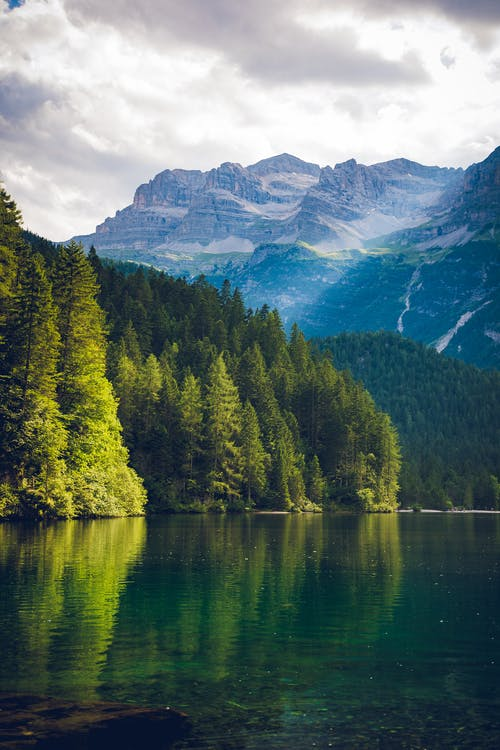
#> input picture image.jpeg, 500 x 750 px
$ python Image_Editor_main.py
#> lines starting #> are read from the running program, lines starting #| are printed output that depends on the picture
### crop.py
#cropping the image

def crop():
     #importing PIL libaray for open and drawing image
    from PIL import Image,Image

    #importing numpy to get array that can manipulate to get results
    import numpy as np

    #importing os for error handling later in the program
    import os

    #taking path of image with format from user
    #image must be in directory
    path = input("\nWrite your image tittle with format :")

    #using os library to check if the file exist
    #it will remain in the loop unless the condition become true which happen when file succesfully open
    while os.path.exists(path) == False:

        #printing a statement to let the user know
            print("File not Found, (e.g  = image.jpg)")

        #taking input again unless he gave valid image path
            path = input("\nWrite your image tittle with format :")

    #opening the image using Image.open from the library PIL
    img = Image.open(path)

    #opening the image in array
    img_data = np.array(img)

    #Taking height and width from array
    height = img_data.shape[0]
    width = img_data.shape[1]

    #telling user the height of users image
    print("\nThe actual height of the image is",height,"and actual width of the image is", width)

    #giving 4 options to user to crop the image
    print("\nSelect from the options below from where you want to crop the image")
    print("\n1.From left and bottom\n2.From right and top\n3.from top and bottom\n4.from left and right")

    #handling error in users choice
    while True:
        #taking the input of choice
        choice=input("Enter your choice: ")

        #checking that the user has choose the options above or not
        if choice == "1" or choice=="2" or choice=="3" or choice=="4" :
            break        #breaking the loop if choice is correct

        else:
            #if user input other than the choices then asking again
            print(" please choose 1 or 2 try again")
            continue       #countinuing the loop until user input the right


    #error handling in input of height and width if choice is one or two
    if choice == "1" or choice == "2":

        while True:

            try:
                #taking input heigth and width from user to crop the image
                new_h = int(input("Enter the height of the image: "))
                new_w = int(input("Enter the width of the image: "))

                #handling error if user input height greater than the actual height
                if new_h>height:
                    #telling user that he is exceeding the actual height
                    print("You are exceeding the actual height try again")

                    while True:

                        #taking input again if height is greater
                        new_h = int(input("Enter the height of the image: "))

                        # if again height is greater asking again
                        if new_h > height:
                            continue

                        #breaking the loop if input height is correct
                        else:
                            break

                #handling error if user input width greater than the actual width
                if new_w > width:

                    #if input width is greater telling user to try again
                    print("\nYou are exceeding the actual width try again")

                    #asking for width
                    while True:
                        new_w = int(input("\nEnter the width of the image: "))

                        #asking again if width is greater
                        if new_w > width:
                            continue

                        #breaking loop if width is correct
                        else:
                            break
                    break

                #breaking the loop if heigth and width are correct
                else:
                    break

            #handling error if user input value other than digit
            except ValueError:
                #asking user to try agin
                print("Invalid input please enter only digits")
                continue

    #cropping the image
    if choice == "1":

        #cropping the image to the heigth and width given by user from left and bottom ending the array upto desire heigth and width
        new_image=img_data[:new_h,:new_w]

        #saving the cropped image
        myimg=Image.fromarray(new_image)
    #cropping
    if choice == "2":

        #cropping the image to the heigth and width given by user from right and top starting the array upto desire heigth and width
        new_image = img_data[height-new_h:,width-new_w:]

        #saving the cropped image
        myimg = Image.fromarray(new_image)

    #handling error in choice 3 in height
    if choice == "3":
        while True:
            try:

                #taking input heigth and width from user to crop the image
                new_h = int(input("\nEnter the height of the image: "))

                #handling error if user input height greater than the actual height
                if new_h > height:

                    #telling that input height is greater
                    print("You are exceeding the actual height try again")
                    continue
                #breaking the loop if it is correct
                else:
                    break
                break

            #handling error if user input characters other than digits
            except ValueError:

                print("Invalid input please enter only digits")
                #continuing the loop for input
                continue

    #crooping the image
    if choice == "3":

        #cropping the image to the heigth given by user from top and bottom
        new_image = img_data[(height-new_h)//2:(height+new_h)//2,:width]

        #saving the cropped image
        myimg = Image.fromarray(new_image)

    #Handling error in choice 4
    if choice == "4":
        while True:
            try:

                #taking input width from user to crop the image
                new_w = int(input("\nEnter the width  of the image: "))

                #handling error if user input height greater than the actual width
                if new_w > width:

                    #telling the user that input width is greater and asking again
                    print("You are exceeding the actual width try again")
                    continue

                #breaking the loop if input is correct
                else:
                    break
                break

            #handling error if user input other than digits
            except ValueError:

                #asking again for width
                print("\nInvalid input please enter only digits")
                continue

    #cropping the image
    if choice == "4":

        #cropping the image to the width given by user from left and right
        new_image = img_data[:height,(width-new_w)//2:(width+new_w)//2]

        #saving the cropped image
        myimg = Image.fromarray(new_image)

   #storing the format of the input image incase user don't want the format to be change
    path = path.split('.')

    print("\nYour image is ready\n")

    #asking user if he want the format to be change
    #using TryExcept block fro error handling

    try:

        option = int(input("\nDo you want to change the format or go with the source format:\n\'1 for YES\'\n\'2 for No\'\nEnter : "))

    except:
        print("Enter either 1 or 2")
        option = int(input("Do you want to change the format or go with the source format:\n\'1 for YES\'\n\'2 for No\'\nEnter : "))

    #if user choose the option (1) which is to change the format
    if(option==1):

        #asking the user for the format of the output file he want to save
        format = input("\nEnter the format in which you want the image to be save: ")

        #if user enter the wrong input looping it until he get right input
        while ((format =='jpeg' or format == 'jpg' or format=='png')==False):

            print("Enter from : jpg . jpeg ,png")
            format = input("Enter the format in which you want the image to be save :")

    #if he chooose the option (2) which is to go with the input file format
    else:

        #we already split the path now we know that that format lies in the [1] index
        format = path[1]

    #asking user for input the filename he want the final image to be save
    filename = input("\nEnter File name : ")

    #finally saving the file so that user can get the modified pic :)
    myimg.save(f"{filename}.{format}")
    print("\nFile has been saved")

### Image_Editor_main.py
# Project by Mehwish Alam and Ammara Khan
"""
Project Requiments:

Third Party Library Use :

	PIL

	numpy

	os(use for error handling)

Main File:

	main file containa six of file in order to run the file properly  make sure you have all the above library
installed and each file is in directory
	/Main File have :

	* Color
	* Crop
	* Collage
	* Grayscale
	* Bright
 	* Flip

Image  PAth :

	Make sure that the image title you given aso contain format (e.g : image.jpeg) and it must be in the directory.
	The file also gonna saved in your directory from where it import the image.


Image Size:

	Well we have six chooses available right now : For working color,bright, and grayscale make sure that your pic don't have big dimension
	if your image have big dimesnion it gonna take some point since in these three option we are dealing with each and every pixel.

End :
	That all you need to know before starting. Welcome to mini editor made by us......:)
"""

#importing the subfiles to main file for working

import crop
import collage
import flip
import bright
import color
import grayscale


#printing the available service we have now or the list of choice he can make from
print("\t\t\t-------------------------------- W E L C O M E    T O   E d i P r o ---------------------------------------\t\t")
print("\n\t\t\t\t\t\t\t\t\t\t\t    Created by Mehwish and Ammara")
#print("\n\n Choose from the options what you want to do on your image")
#print("\n1.CROP\n\n2.FLIP\n\n3.COLLAGE\n\n4.COLOR\n\n5.GRAY SCALE\n\n6.BRIGHT")

#Using function so we can use it late if user want to continue editing
def choice():
    print("\n\n Choose from the options what you want to do on your image")
    print("\n1.CROP\n\n2.FLIP\n\n3.COLLAGE\n\n4.COLOR\n\n5.GRAY SCALE\n\n6.BRIGHT")
    #handling error in input
    while True:
        #taking input from user
        option = input("\nEnter option no: ")
        #if option is from the given choice list
        if option in "123456":
            break
        #if user input anything rather than the voice it will ask user again and again
        else:
            print("\nPlease enter number of the above options")
            continue
#> this loop made 1 pass; the answer given on pass 1: 1

    #calling the function from file according to user demand
    if option=="1":
        crop.crop()
#> the answer given: image.jpeg
#> in crop, img is the input picture: PIL image 500x750 RGB; mean R, G, B 95.5, 114, 109.1
#| The actual height of the image is 750 and actual width of the image is 500
#> the loop in crop, `while True:` made 1 pass; the answer given on pass 1: 1
#> the loop in crop, `while True: ` made 1 pass; the answer given on pass 1: 100
#> in crop, `new_image=img_data[:new_h,:new_w]`:
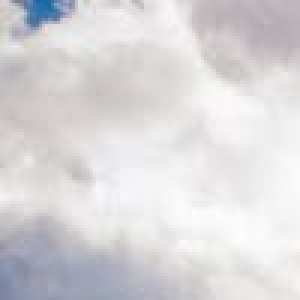
#> new_image: shape (100, 100, 3) (shown 3 times larger); mean R, G, B 216.9, 215.6, 217.4
#> the answer given: 1
    elif option=="2":
        flip.flip()
    elif option=="3":
        collage.collage()
    elif option=="4":
        color.color()
    elif option=="5":
        grayscale.grayscale()
    elif option=="6":
        bright.bright()

#> (the run stopped early here; a loop or call above may not have finished)
